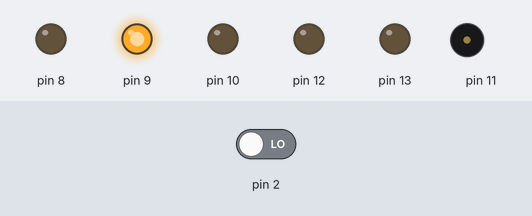
The sketch below on a simulated Arduino Uno, built with avr-gcc and run on an emulated ATmega328P. Parts: output pins drawn as LEDs (lit = HIGH), buzzer (waves = sounding). Inputs (shaded band) come from the test bench; at power-on: pin 2 LOW.

Above: at 10.8 s.
10.9 s: pin 2 driven HIGH
At 12.9 s:
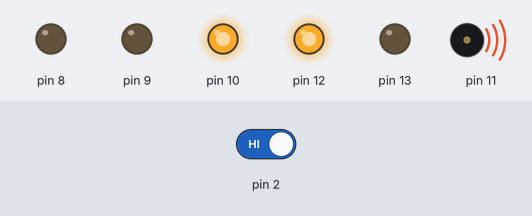
At 22.1 s:
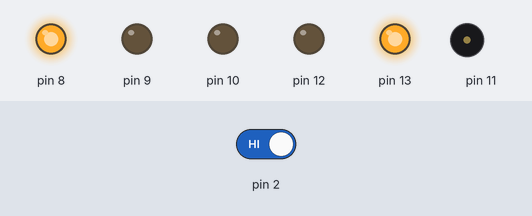
22.5 s: pin 2 driven LOW
At 23.6 s:
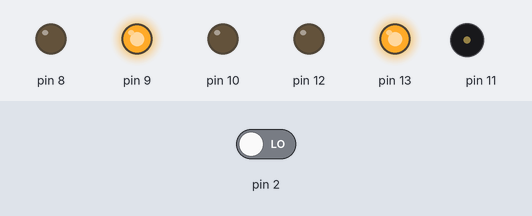
Timing chart, 0 to 33.5 s (numbered marks = the images above; inputs shaded):
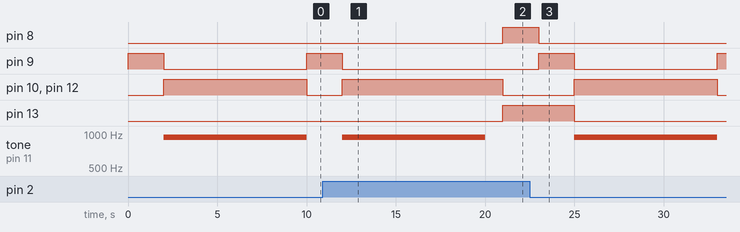

The sketch:

semaforo.ino
```cpp
// C++ code
//
int botaopressionado = 0;

int tempo = 0;

void setup()
{
  pinMode(2, INPUT);
  pinMode(12, OUTPUT);
  pinMode(13, OUTPUT);
  pinMode(8, OUTPUT);
  pinMode(9, OUTPUT);
  pinMode(10, OUTPUT);
  pinMode(11, OUTPUT);
}

void loop()
{
  if (digitalRead(2) == HIGH) {
    tempo += 1;
    delay(1000); // Wait for 1000 millisecond(s)
    if (tempo == 24) {
      tempo = 0;
    }
    if (tempo <= 13) {
      digitalWrite(12, LOW);
      digitalWrite(13, HIGH);
      digitalWrite(8, HIGH);
      digitalWrite(9, LOW);
      digitalWrite(10, LOW);
    }
    if (tempo > 13 && tempo < 15) {
      digitalWrite(8, LOW);
      digitalWrite(9, HIGH);
      digitalWrite(10, LOW);
    }
    if (tempo > 15 && tempo < 23) {
      digitalWrite(10, HIGH);
      digitalWrite(9, LOW);
      digitalWrite(8, LOW);
      digitalWrite(12, HIGH);
      digitalWrite(13, LOW);
    }
  } else {
    if (digitalRead(2) == LOW) {
      digitalWrite(9, HIGH);
      digitalWrite(8, LOW);
      digitalWrite(10, LOW);
      digitalWrite(12, LOW);
      delay(2000); // Wait for 2000 millisecond(s)
      tone(11, 932, 8000); // play tone 70 (A#5 = 932 Hz)
      digitalWrite(9, LOW);
      digitalWrite(12, HIGH);
      digitalWrite(13, LOW);
      digitalWrite(10, HIGH);
      delay(8000); // Wait for 8000 millisecond(s)
    }
  }
}
```

Measured:
- after the input at 10.9 s, pin 8, pin 13: LOW → HIGH after 10.1 s; pin 9: goes on until 12.0 s, then stays LOW; tone on pin 11: goes on until 20.0 s, then stays silent
- after the input at 22.5 s, pin 8: HIGH → LOW after 0.50 s; pin 9: LOW → HIGH after 0.50 s, → LOW 2.0 s later, → HIGH 8.0 s later; pin 10, pin 12: LOW → HIGH after 2.5 s, → LOW 8.0 s later; pin 13: HIGH → LOW after 2.5 s; tone on pin 11: silent → 932 Hz after 2.5 s, → silent 8.0 s later
